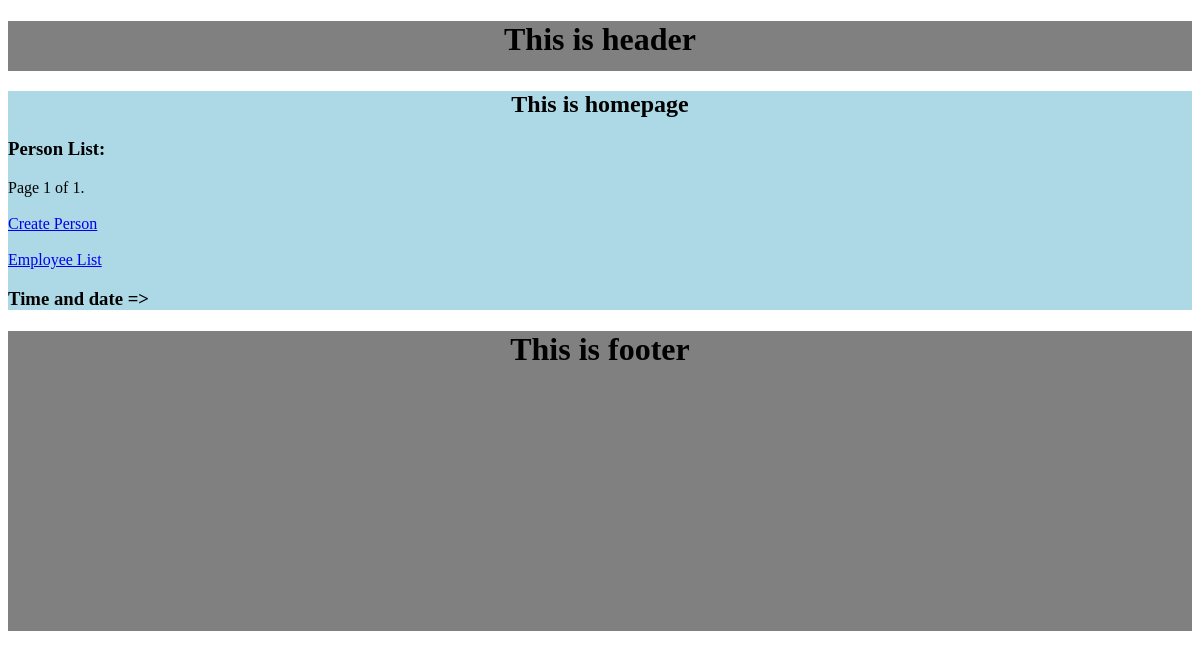
Page /address/Dhaka/ on the earlier database version.
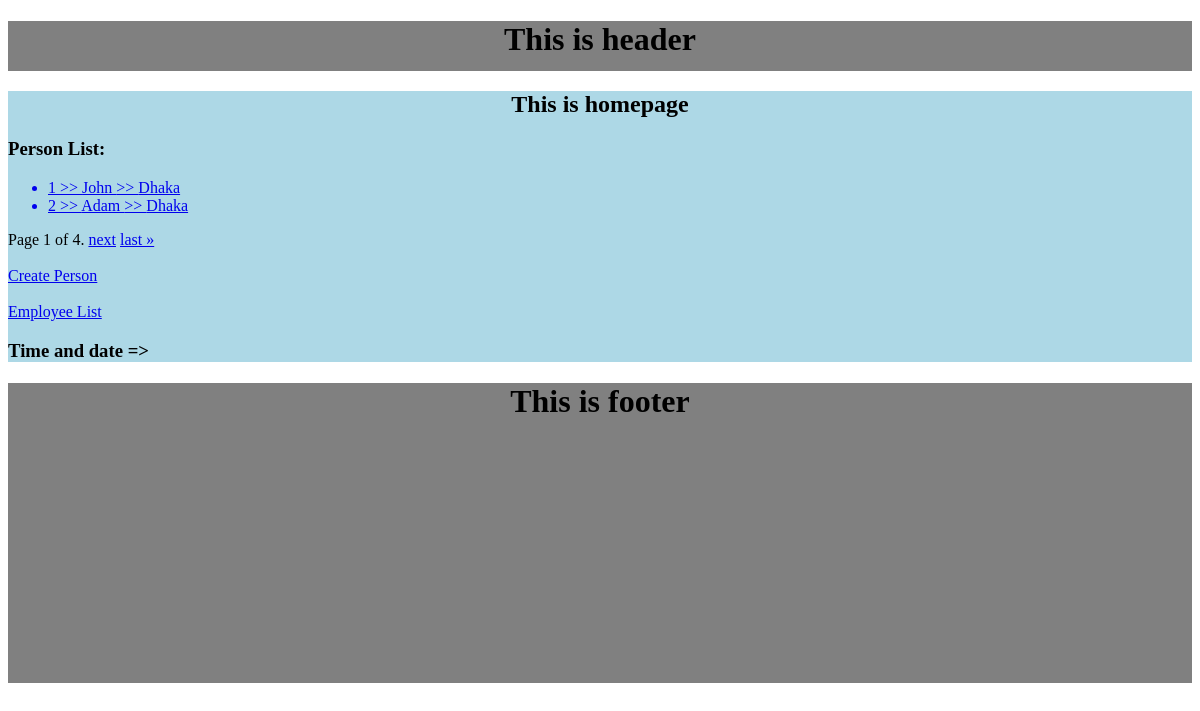
Same page on the later database version.
### myapp/models.py (models this page shows, shortened)
class PersonInfo(models.Model):
    name = models.CharField(max_length=250)
    address = models.CharField(max_length=250)
    age = models.FloatField()

### myapp/views.py (the view)
# urls.py: path("address/<str:address>/", views.AddressCView.as_view(), name="add_c_view"),
class AddressCView(generic.ListView):
    model = PersonInfo
    template_name = "myapp/index.html"
    context_object_name = 'person_list'
    paginate_by = 2
    def get_queryset(self):
        return PersonInfo.objects.filter(address__icontains=self.kwargs['address'])

### myapp/templates/myapp/index.html (shortened to what this page needs)
{% extends 'myapp/base.html' %}
{% block main %}
<div id="main" style="background:lightblue;">
    <div style="text-align:center;">
        <h2>This is homepage</h2>
    </div>
    <h3>Person List:</h3>
    <div>
        <ul>
            {% for person in person_list %}
            <a href="{% url 'myapp:person_detail' pk=person.id %}">
                <li>{{person.id}} >> {{person.name}} >> {{person.address}}</li></a>
            {% endfor %}
        </ul>
    </div>
    <div class="pagination">
        <span class="step-links">
            <span class="current">
                Page {{ page_obj.number }} of {{ page_obj.paginator.num_pages }}.
            </span>
            {% if page_obj.has_next %}
                <a href="?page={{ page_obj.next_page_number }}">next</a>
                <a href="?page={{ page_obj.paginator.num_pages }}">last &raquo;</a>
            {% endif %}
        </span>
    </div>
    <div>
        <br>
        <a href="{% url 'myapp:create_person' %}">Create Person</a>
    </div>
    <div>
        <br>
        <a href="{% url 'myapp:emp_list' %}">Employee List</a>
    </div>
    <h3>Time and date => {{time}}</h3>
</div>
{% endblock %}

Differences in the rows shown:
added PersonInfo: id "1", name "John", address "Dhaka"
added PersonInfo: id "2", name "Adam", address "Dhaka"
Other differences:
{{ page_obj.paginator.num_pages }}: "1" → "4"
text now shown: "next last »"
